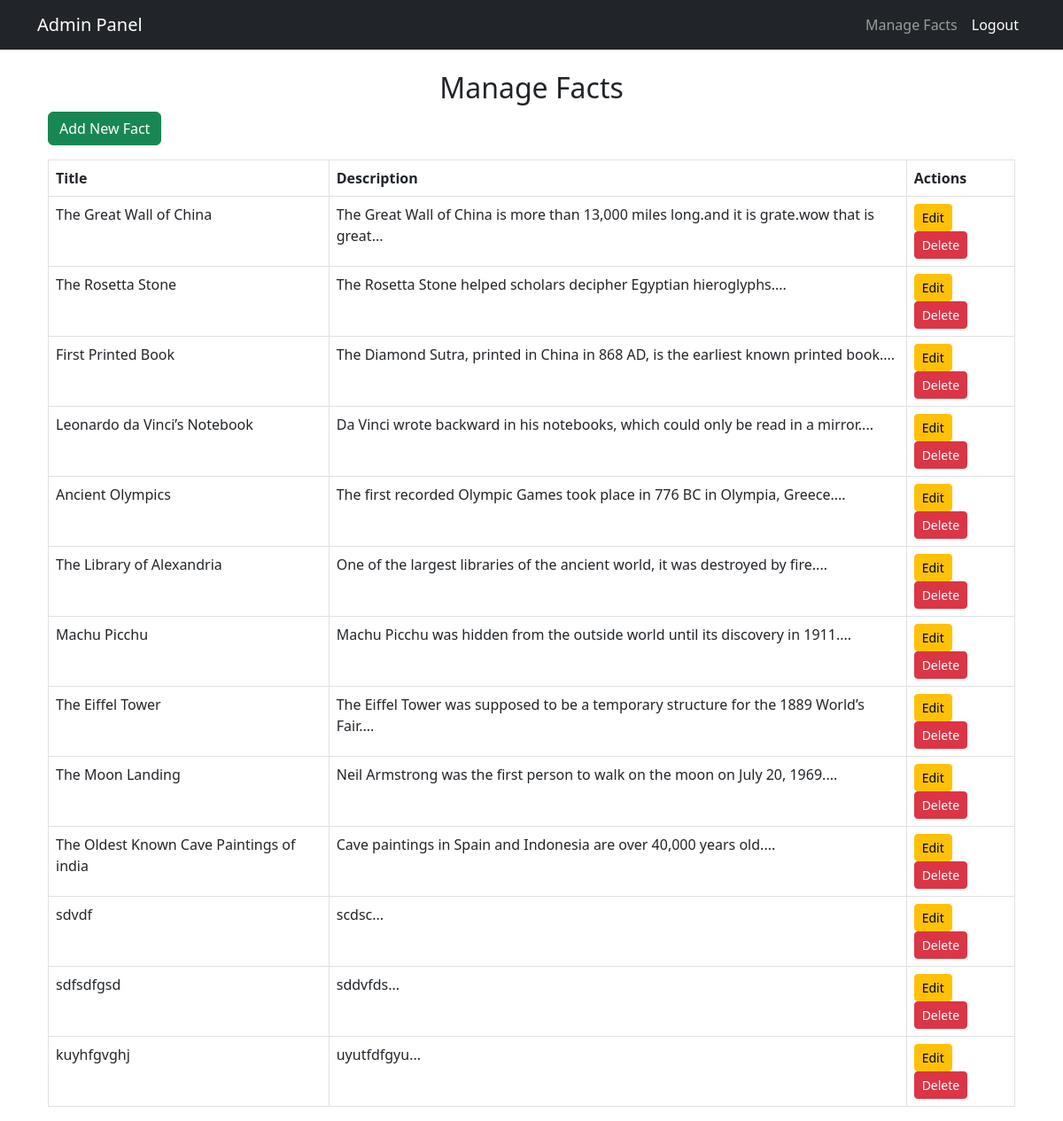
Page /admin/manage_facts (signed in) on the earlier database version.
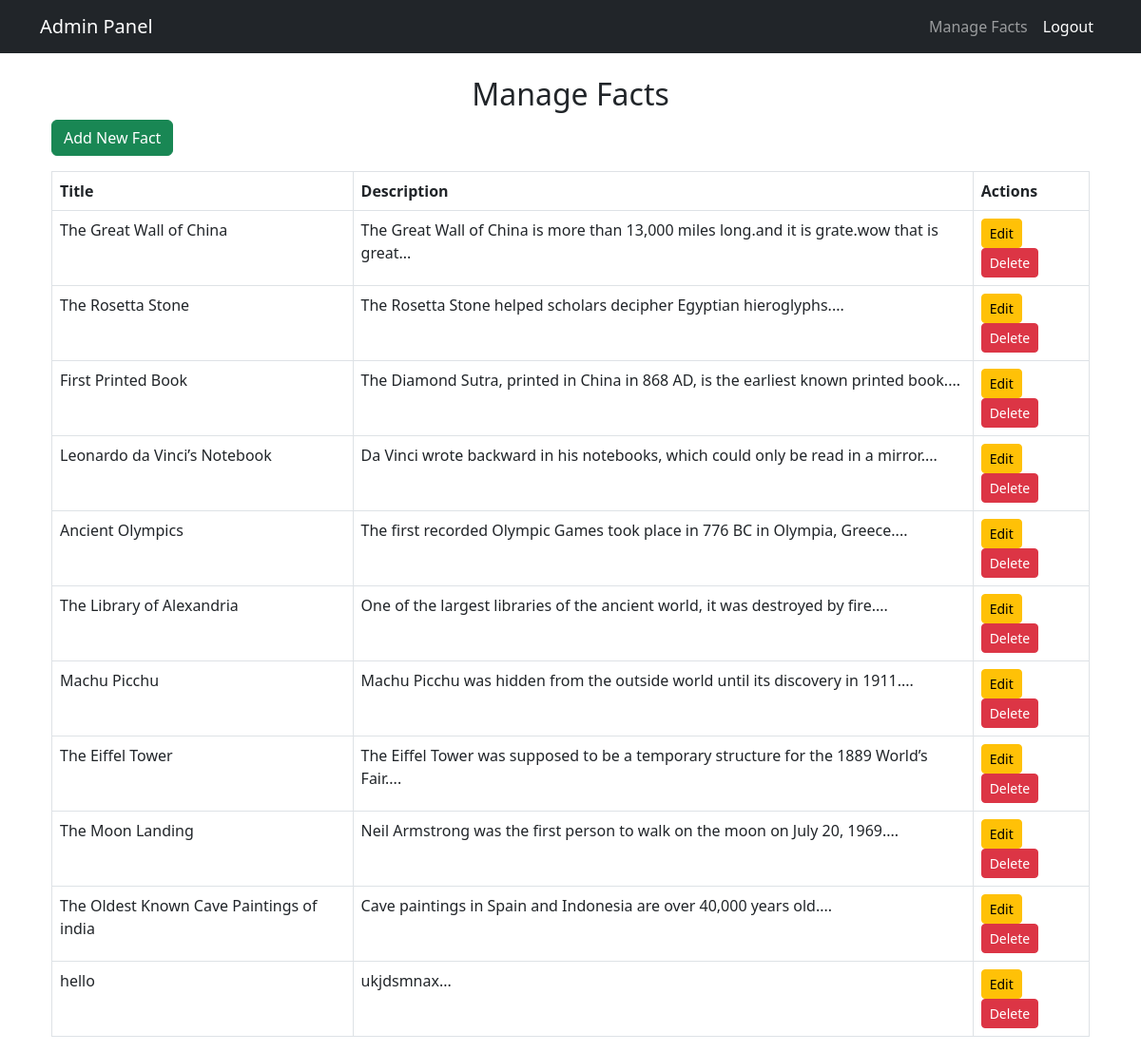
Same page on the later database version.
### app.py (models this page shows)
class Fact(db.Model):
    id = db.Column(db.Integer, primary_key=True)
    title = db.Column(db.String(200), nullable=False)
    description = db.Column(db.Text, nullable=False)

### app.py (the view)
@app.route('/admin/manage_facts')
@login_required
def manage_facts():
    if current_user.role != 'admin':
        flash("Unauthorized access!", "danger")
        return redirect(url_for('admin_dashboard'))
    facts = Fact.query.all()
    return render_template('admin/manage_facts.html', facts=facts)

### app.py (called while the page is built)
@login_manager.user_loader
def load_user(user_id):
    return User.query.get(int(user_id))

### templates/admin/manage_facts.html
{% extends "admin_base.html" %}
{% block content %}
<div class="container mt-4">
    <h2 class="text-center">Manage Facts</h2>
    <a href="{{ url_for('add_fact') }}" class="btn btn-success mb-3">Add New Fact</a>
    <table class="table table-bordered">
        <thead>
            <tr>
                <th>Title</th>
                <th>Description</th>
                <th>Actions</th>
            </tr>
        </thead>
        <tbody>
            {% for fact in facts %}
            <tr>
                <td>{{ fact.title }}</td>
                <td>{{ fact.description[:100] }}...</td>
                <td>
                    <a href="{{ url_for('edit_fact', id=fact.id) }}" class="btn btn-warning btn-sm">Edit</a>
                    <form action="{{ url_for('delete_fact', id=fact.id) }}" method="post" class="d-inline">
                        <button type="submit" class="btn btn-danger btn-sm" onclick="return confirm('Are you sure?')">Delete</button>
                    </form>
                </td>
            </tr>
            {% endfor %}
        </tbody>
    </table>
</div>
{% endblock %}

### templates/admin_base.html (shortened to what this page needs)
<!DOCTYPE html>
<html lang="en">
<head>
    <link rel="stylesheet" href="https://cdn.jsdelivr.net/npm/bootstrap@5.3.0/dist/css/bootstrap.min.css">
</head>
<body>
<nav class="navbar navbar-expand-lg navbar-dark bg-dark">
    <div class="container">
        <a class="navbar-brand" href="{{ url_for('admin_dashboard') }}">Admin Panel</a>
        <div class="collapse navbar-collapse" id="navbarNav">
            <ul class="navbar-nav ms-auto">
                <li class="nav-item">
                    <a class="nav-link" href="{{ url_for('manage_facts') }}">Manage Facts</a>
                </li>
                <li class="nav-item">
                    <a class="nav-link btn btn-danger text-white" href="{{ url_for('logout') }}">Logout</a>
                </li>
            </ul>
        </div>
    </div>
</nav>
<div class="container mt-4">
    {% block content %}{% endblock %}
</div>
</body>
</html>

Differences in the rows shown:
removed Fact: title "sdvdf", description "scdsc"
removed Fact: title "sdfsdfgsd", description "sddvfds"
removed Fact: title "kuyhfgvghj", description "uyutfdfgyu"
added Fact: title "hello", description "ukjdsmnax"
